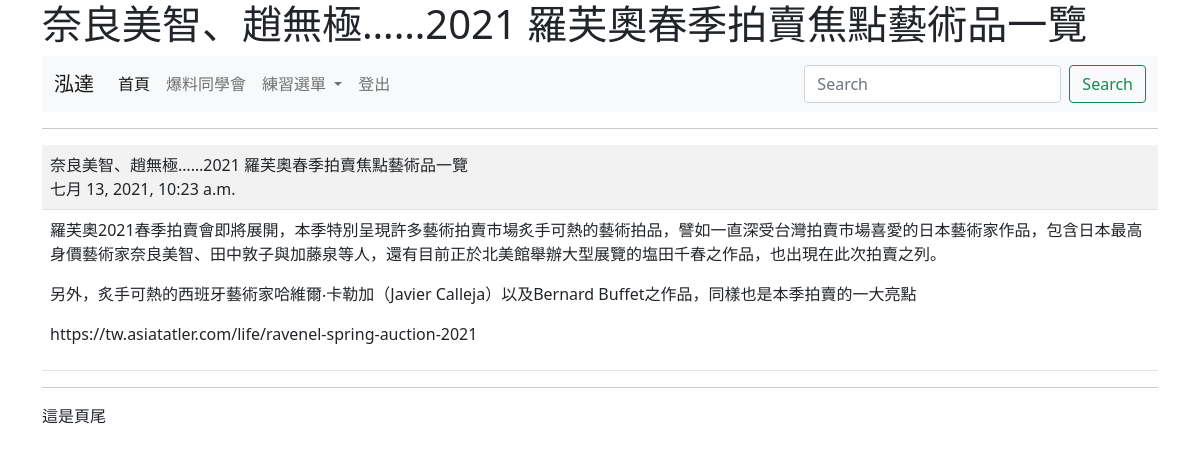
The app's page /show/5/ (signed in) with its own data.
### mysite/models.py (models this page shows, shortened)
class Post(models.Model):
	title = models.CharField(max_length=200)
	content = models.TextField()
	pub_date = models.DateTimeField(default=timezone.now)
	class Meta:
		ordering = ('-pub_date',)

### mysite/views.py (the view)
# urls.py: path('show/<int:id>/', views.show),
@login_required(login_url="/admin/login/")
def show(request, id):
	try:
		post = Post.objects.get(id=id)
	except:
		return redirect("/news/")
	return render(request, "show.html", locals())

### templates/show.html (shortened to what this page needs)
{% extends "base.html" %}
{% block main %}
	<hr>
	<table class="table table-striped">
		<tr>
			<td>
				{{ post.title }}<br>
			    {{ post.pub_date }}
			</td>
		</tr>
	    <tr>
	   		<td>
	   			{{ post.content| linebreaks }}
	   		</td>
	    </tr>
    </table>
{% endblock %}

### templates/menu.html (shortened to what this page needs)
   <nav class="navbar navbar-expand-lg navbar-light bg-light">
  <div class="container-fluid">
    <a class="navbar-brand" href="#">
    {% if request.user.is_authenticated %}
       {{ request.user.first_name }}
    {% else %}
        沒登入的訪客
    {% endif %}
    </a>
    <div class="collapse navbar-collapse" id="navbarSupportedContent">
      <ul class="navbar-nav me-auto mb-2 mb-lg-0">
        <li class="nav-item">
          <a class="nav-link active" aria-current="page" href="#">首頁</a>
        </li>
        <li class="nav-item">
          <a class="nav-link" href="https://www.cmoney.tw/follow/channel/">爆料同學會</a>
        </li>
        <li class="nav-item dropdown">
          <a class="nav-link dropdown-toggle" href="#" id="navbarDropdown" role="button" data-bs-toggle="dropdown" aria-expanded="false">
            練習選單
          </a>
        </li>
        {% if request.user.is_authenticated %}
        <li class="nav-item">
          <a class="nav-link" href="/logout/" tabindex="-1">登出</a>
        </li>
        {% else %}
        <li class="nav-item">
          <a class="nav-link" href="/admin/login/?next=/" tabindex="-1">登入</a>
        </li>
        {% endif %}
      </ul>
      <form class="d-flex">
        <input class="form-control me-2" type="search" placeholder="Search" aria-label="Search">
        <button class="btn btn-outline-success" type="submit">Search</button>
      </form>
    </div>
  </div>
</nav>

### records on screen
Post: title "奈良美智、趙無極……2021 羅芙奧春季拍賣焦點藝術品一覽", pub_date "七月 13, 2021, 10:23 a.m.", content "羅芙奧2021春季拍賣會即將展開，本季特別呈現許多藝術拍賣市場炙手可熱的藝術拍品，譬如一直深受台灣拍賣市場喜愛的日本藝術家作品，包含日本最高身價藝術家奈良美智、田中敦子與加藤泉等人，還有目前正於北美館舉辦大型展覽的塩田千春之作品，也出現在此次拍賣之列。 另外，炙手可熱的西班牙藝術家哈維爾‧卡勒加（Javier Calleja）以及Bernard Buffet之作品，同樣也是本季拍賣的一大亮點 https://tw.asiatatler.com/life/ravenel-spring-auction-2021"

### other values on screen
{{ request.user.first_name }} "泓達"
